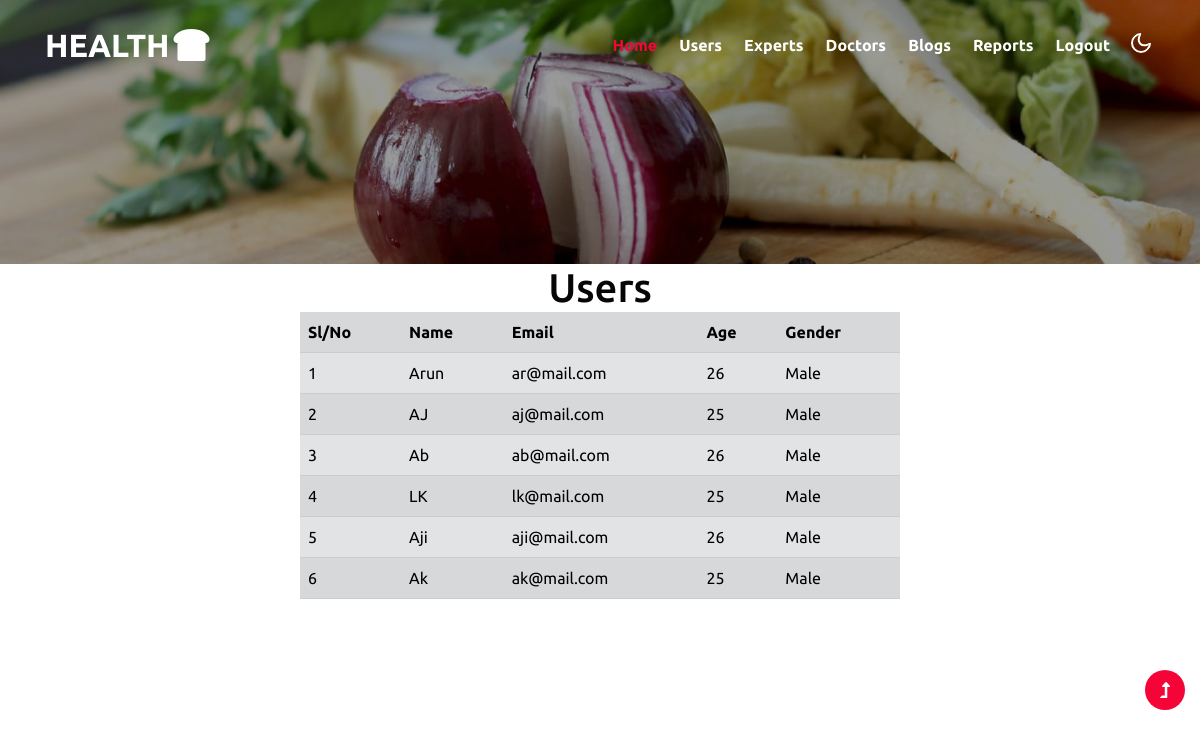
The page /adminUsers on the database its author committed.
### phwApp/models.py (models this page shows)
class Registration(models.Model):
    name = models.CharField(max_length=30)
    email = models.EmailField(max_length=50)
    password = models.CharField(max_length=20)
    age = models.IntegerField(null=True)
    gender=models.CharField(max_length=20,null=True)
    user = models.ForeignKey(User, on_delete=models.CASCADE, null=True)

### phwApp/views.py (the view)
# urls.py: path('adminUsers', views.adminUsers),
def adminUsers(request):
    data = Registration.objects.all().order_by("-id")
    return render(request, "adminUsers.html", {"data": data})

### template/adminUsers.html (shortened to what this page needs)
{% extends "commonbaseadmin.html" %}
{% block content %}
<div class="other_form_bg w-100">
    <h1 class="text-center">Users</h1>
    <table class="table table-secondary table-striped w-50 m-auto mb-5">
        <tr class="table_head">
            <th>Sl/No</th>
            <th>Name</th>
            <th>Email</th>
            <th>Age</th>
            <th>Gender</th>
        </tr>
        {% for d in data %}
        <tr>
            <td>{{forloop.counter}}</td>
            <td>{{d.name}}</td>
            <td>{{d.email}}</td>
            <td>{{d.age}}</td>
            <td>{{d.gender}}</td>
        </tr>
        {% endfor %}
    </table>
</div>
{% endblock %}

### rows shown on the page
Registration: name "Arun", email "ar@mail.com", age "26", gender "Male"
Registration: name "AJ", email "aj@mail.com", age "25", gender "Male"
Registration: name "Ab", email "ab@mail.com", age "26", gender "Male"
Registration: name "LK", email "lk@mail.com", age "25", gender "Male"
Registration: name "Aji", email "aji@mail.com", age "26", gender "Male"
Registration: name "Ak", email "ak@mail.com", age "25", gender "Male"
